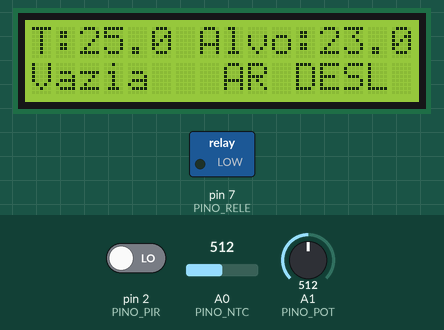
Recording of a sketch running on a simulated Arduino Uno, built with avr-gcc and run on an emulated ATmega328P. On the bench: 16×2 character LCD, switched loads named in the sketch (green lamp = pin HIGH). The inputs (shaded band) are chosen by the test bench; at power-on: pin 2 (PINO_PIR) LOW, A0 (PINO_NTC) = 512, A1 (PINO_POT) = 512. What the sketch prints to the serial monitor is not drawn.

Above: at 1.2 s.
1.3 s: pin 2 (PINO_PIR) driven HIGH
At 1.9 s:
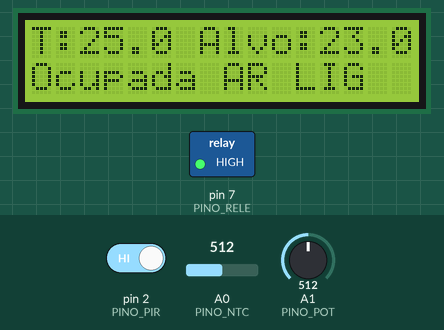
3.0 s: A0 (PINO_NTC) set to 716
At 4.2 s:
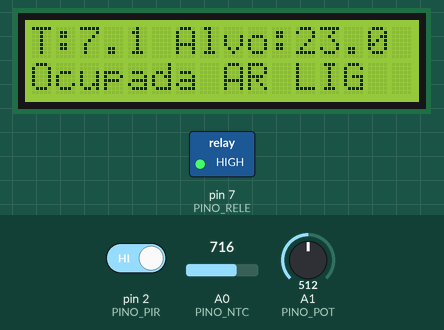
4.5 s: A1 (PINO_POT) set to 716
At 6.8 s:
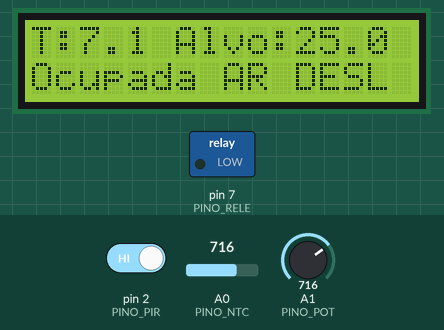
7.5 s: A0 (PINO_NTC) set to 900
At 8.7 s:
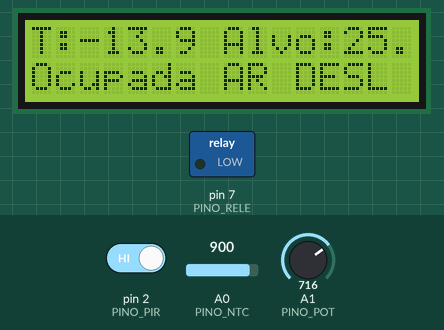
9.0 s: A0 (PINO_NTC) set to 517
At 10.1 s:
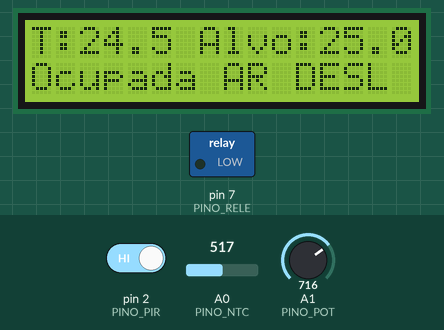
10.5 s: A0 (PINO_NTC) set to 484
At 11.9 s:
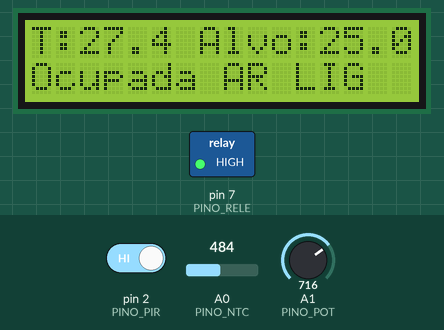
Timing chart, 0 to 13.5 s (numbered marks = the images above; inputs shaded):
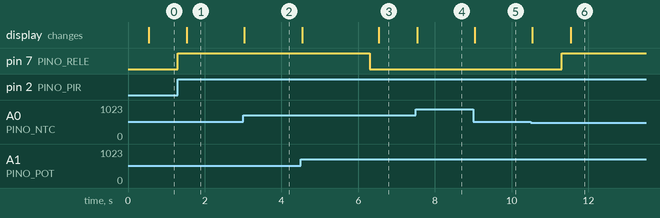

The sketch:

sketch.ino
```cpp
/*
 * ===========================================================================
 *  Escritório Inteligente | Automação 3: Ar-condicionado por ocupação e
 *  temperatura
 * ---------------------------------------------------------------------------
 *  Problema: o ar-condicionado das salas fica ligado com a sala vazia, ou liga
 *  e desliga sem parar perto da temperatura desejada, o que gasta energia e
 *  desgasta o compressor.
 *
 *  Entradas: termistor NTC (temperatura), potenciômetro (temperatura
 *            desejada, de 18 a 28 °C) e sensor de presença PIR.
 *  Saídas:   relé do compressor (com LED azul na carga) e LCD 16x2 I2C.
 *
 *  Lógica:
 *    - A sala é "ocupada" se houve movimento nos últimos 20 s
 *      (na prática, 15 min).
 *    - Liga se ocupada E temperatura >= desejada + 1,0 °C.
 *    - Desliga se temperatura <= desejada - 1,0 °C OU a sala ficou vazia.
 *    - A faixa de 2 °C entre ligar e desligar é a histerese, que evita o
 *      liga e desliga contínuo.
 *    - Entre duas mudanças do relé há um intervalo mínimo de 5 s
 *      (na prática, 3 min) para proteger o compressor.
 *
 *  Plataforma: Arduino Uno (ATmega328P), simulado no Wokwi.
 * ===========================================================================
 */
#include <Wire.h>
#include <LiquidCrystal_I2C.h>
#include <math.h>

// ----------------------------- Pinos ---------------------------------------
const byte PINO_NTC   = A0;
const byte PINO_POT   = A1;
const byte PINO_PIR   = 2;
const byte PINO_RELE  = 7;

LiquidCrystal_I2C lcd(0x27, 16, 2);

// ----------------------------- Parâmetros ----------------------------------
const float BETA_NTC = 3950;                       // coeficiente do termistor do Wokwi
const float HISTERESE = 1.0;                       // °C acima e abaixo da desejada
const float DESEJADA_MIN = 18.0, DESEJADA_MAX = 28.0;
const unsigned long TEMPO_OCUPACAO = 20000;        // ms de validade do último movimento
const unsigned long INTERVALO_MINIMO_RELE = 5000;  // ms de proteção do compressor
const unsigned long INTERVALO_TELA = 500;          // ms entre atualizações do LCD

// ----------------------------- Estado --------------------------------------
bool compressorLigado = false;
unsigned long ultimaMudancaRele = 0;
unsigned long ultimoMovimento = 0;
bool houveMovimento = false;          // evita "ocupada" logo ao ligar a placa
unsigned long ultimaTela = 0;

// Converte a leitura analógica do NTC em graus Celsius (equação Beta)
float lerTemperatura() {
  int leitura = analogRead(PINO_NTC);
  leitura = constrain(leitura, 1, 1022);  // evita divisão por zero nos extremos
  return 1.0 / (log(1.0 / (1023.0 / leitura - 1.0)) / BETA_NTC + 1.0 / 298.15) - 273.15;
}

// Converte a posição do potenciômetro na temperatura desejada (passo de 0,5 °C)
float lerTemperaturaDesejada() {
  int leitura = analogRead(PINO_POT);
  float valor = DESEJADA_MIN + (DESEJADA_MAX - DESEJADA_MIN) * leitura / 1023.0;
  return round(valor * 2.0) / 2.0;
}

void acionarCompressor(bool ligar) {
  if (ligar == compressorLigado) return;
  compressorLigado = ligar;
  ultimaMudancaRele = millis();
  digitalWrite(PINO_RELE, ligar ? HIGH : LOW);
  Serial.println(ligar ? F("[AR] Compressor LIGADO") : F("[AR] Compressor DESLIGADO"));
}

void atualizarTela(float temperatura, float desejada, bool ocupada) {
  lcd.setCursor(0, 0);
  lcd.print("T:");
  lcd.print(temperatura, 1);
  lcd.print(" Alvo:");
  lcd.print(desejada, 1);
  lcd.print("   ");
  lcd.setCursor(0, 1);
  lcd.print(ocupada ? "Ocupada " : "Vazia   ");
  lcd.print(compressorLigado ? "AR LIG  " : "AR DESL ");
}

void setup() {
  Serial.begin(9600);
  pinMode(PINO_PIR, INPUT);
  pinMode(PINO_RELE, OUTPUT);
  digitalWrite(PINO_RELE, LOW);
  lcd.init();
  lcd.backlight();
  // Permite o primeiro acionamento sem esperar o intervalo de proteção
  ultimaMudancaRele = millis() - INTERVALO_MINIMO_RELE;
}

void loop() {
  unsigned long agora = millis();

  if (digitalRead(PINO_PIR) == HIGH) {
    ultimoMovimento = agora;
    houveMovimento = true;
  }
  bool ocupada = houveMovimento && (agora - ultimoMovimento < TEMPO_OCUPACAO);

  float temperatura = lerTemperatura();
  float desejada = lerTemperaturaDesejada();

  // Decisão com histerese
  bool deveLigar = compressorLigado;
  if (!ocupada) deveLigar = false;
  else if (temperatura >= desejada + HISTERESE) deveLigar = true;
  else if (temperatura <= desejada - HISTERESE) deveLigar = false;

  // Proteção do compressor: só muda o relé depois do intervalo mínimo
  if (deveLigar != compressorLigado && agora - ultimaMudancaRele >= INTERVALO_MINIMO_RELE) {
    acionarCompressor(deveLigar);
  }

  if (agora - ultimaTela >= INTERVALO_TELA) {
    ultimaTela = agora;
    atualizarTela(temperatura, desejada, ocupada);
  }
}
```

Measured:
- the behaviour switches between 501 and 500 on A0 (PINO_NTC) (found by bisection; images 5 and 6)
- after the input at 1.3 s, pin 7 (PINO_RELE): LOW → HIGH at once; the display: changes after 0.23 s (image 1)
- after the input at 3.0 s, the display: changes at once (image 2)
- after the input at 4.5 s, the display: first changes at once (image 3 shows a later state)
- after the input at 7.5 s, the display: changes at once (image 4)
- after the input at 9.0 s, the display: changes at once (image 5)
- after the input at 10.5 s, pin 7 (PINO_RELE): LOW → HIGH after 0.80 s; the display: first changes at once (image 6 shows a later state)
